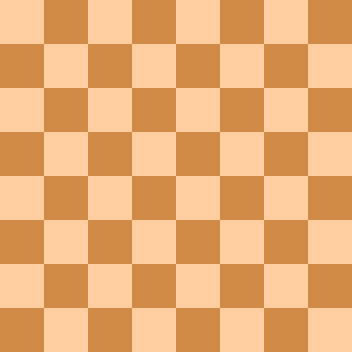
#> input picture DATA/flat_chessboard.png, 352 x 352 px
$ jupyter execute lecture2.ipynb   (shell and % lines are left out)
#> lines starting #> are read from the running program, lines starting #| are printed output that depends on the picture; after the words box and inside, x2 and y2 are one past the last pixel; in counts of white or black regions, pixels touching at a corner belong together
[cell 1]
import cv2
import numpy as np
import matplotlib.pyplot as plt

[cell 2]
flat_chess=cv2.imread(r'../DATA/flat_chessboard.png')
#> flat_chess is the input picture: shape (352, 352, 3); mean B, G, R 114.5, 172.5, 232
flat_chess=cv2.cvtColor(flat_chess,cv2.COLOR_BGR2RGB)

[cell 3]
plt.imshow(flat_chess)

[cell 4]
gray_flat_chess=cv2.cvtColor(flat_chess,cv2.COLOR_BGR2GRAY)
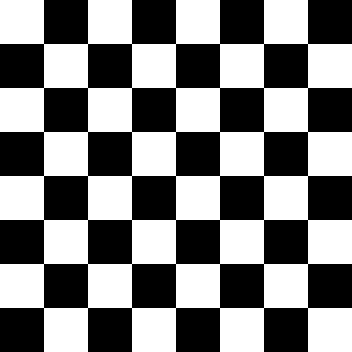
#> gray_flat_chess: shape (352, 352); values 127 (black) and 197 (white), 50% white; 1 white region, box (x1, y1, x2, y2) and area: (0, 0, 352, 352) 61952

[cell 5]
plt.imshow(gray_flat_chess,cmap='gray')

[cell 6]
real_chess=cv2.imread(r'../DATA/real_chessboard.jpg')
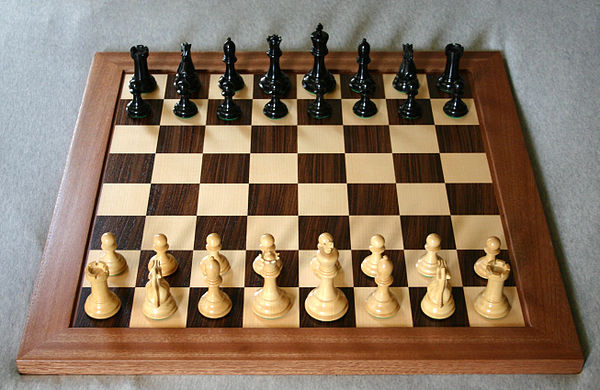
#> input picture DATA/real_chessboard.jpg, 600 x 390 px
#> real_chess is the input picture: shape (390, 600, 3); mean B, G, R 98.1, 117.7, 137.5
real_chess=cv2.cvtColor(real_chess,cv2.COLOR_BGR2RGB)

[cell 7]
plt.imshow(real_chess)

[cell 8]
gray_real_chess=cv2.cvtColor(real_chess,cv2.COLOR_BGR2GRAY)
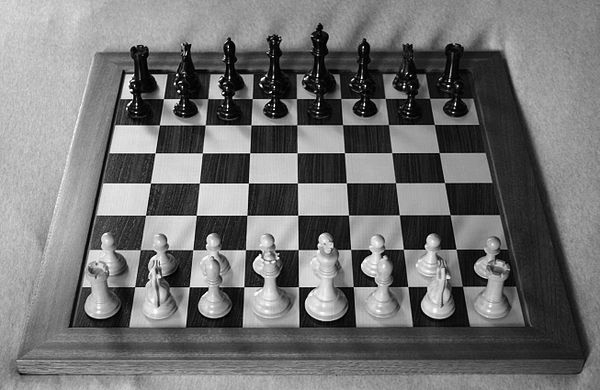
#> gray_real_chess: shape (390, 600); min 0, max 255, mean 114.1
plt.imshow(gray_real_chess,cmap='gray')

[cell 9]
gray = np.float32(gray_flat_chess)

[cell 10]
gray

[cell 11]
dst=cv2.cornerHarris(src=gray,blockSize=2,ksize=3,k=0.04)

[cell 12]
dst=cv2.dilate(dst,None)
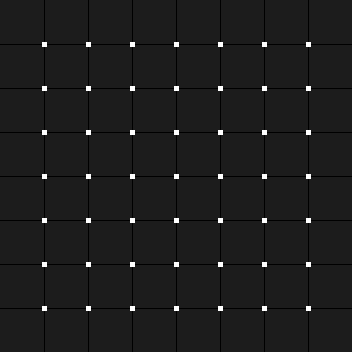
#> dst: shape (352, 352) float32; min -240100, max 1875781.2, mean 9945.3; drawn with min black and max white

[cell 13]
flat_chess[dst>0.01*dst.max()] = [255,0,0] #RGB
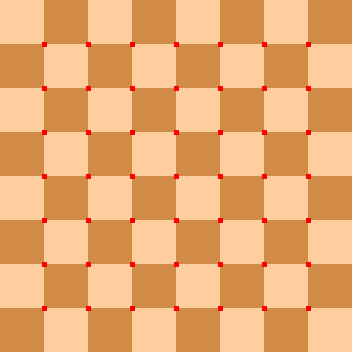
#> flat_chess: shape (352, 352, 3); mean R, G, B 232.2, 170.8, 113.4

[cell 14]
plt.imshow(flat_chess)

[cell 15]
gray=np.float32(gray_real_chess)
#> gray: shape (390, 600) float32
dst=cv2.cornerHarris(src=gray,blockSize=2,ksize=3,k=0.04)
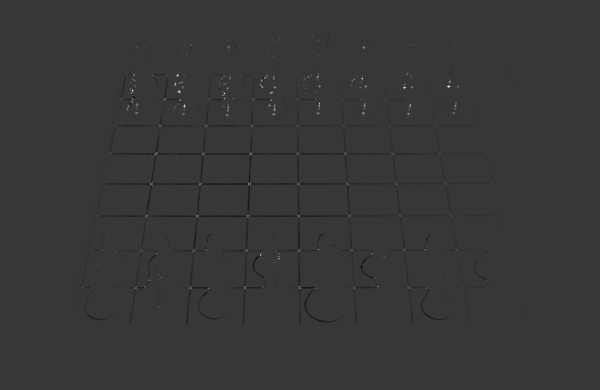
#> dst: shape (390, 600) float32; min -86200656, max 311296704, mean -362415.7; drawn with min black and max white

[cell 16]
dst=cv2.dilate(dst,None)
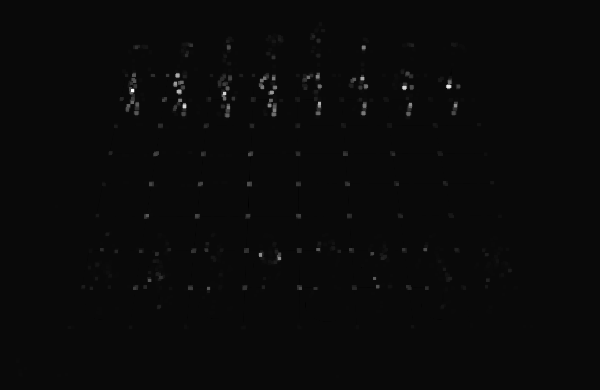
#> dst: shape (390, 600) float32; min -12255999, max 311296704, mean 1100786.9; drawn with min black and max white

[cell 17]
real_chess[dst > 0.01*dst.max()] = [255,0,0]
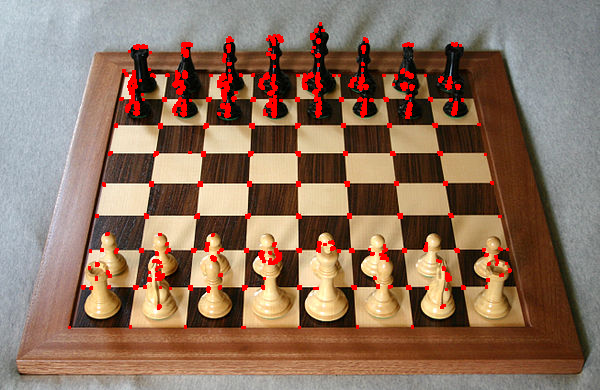
#> real_chess: shape (390, 600, 3); mean R, G, B 142.2, 114.9, 95.9

[cell 18]
plt.imshow(real_chess)

[cell 19]
real_chess = cv2.imread(r'../DATA/real_chessboard.jpg')
real_chess=cv2.cvtColor(real_chess,cv2.COLOR_BGR2RGB)

flat_chess = cv2.imread(r'../DATA/flat_chessboard.png')
flat_chess=cv2.cvtColor(flat_chess,cv2.COLOR_BGR2RGB)

gray_flat_chess=cv2.cvtColor(flat_chess,cv2.COLOR_BGR2GRAY)
gray_real_chess=cv2.cvtColor(real_chess,cv2.COLOR_BGR2GRAY)

[cell 20]
corners=cv2.goodFeaturesToTrack(gray_flat_chess,64,0.01,10)
#> corners = 49 rows, first 8: [308, 308], [264, 308], [220, 308], [176, 308], [132, 308], [88, 308], [44, 308], [308, 264]

[cell 21]
corners
#> Out has the same summary as corners

[cell 22]
corners = np.int0(corners)

[cell 23]
for i in corners:
    x,y=i.ravel()
    cv2.circle(flat_chess,(x,y),3,(255,0,0),-1)
#> this loop made 49 passes
#> (x, y) on passes 1 to 12: (308, 308), (264, 308), (220, 308), (176, 308), (132, 308), (88, 308), (44, 308), (308, 264), (264, 264), (220, 264), (176, 264), (132, 264)
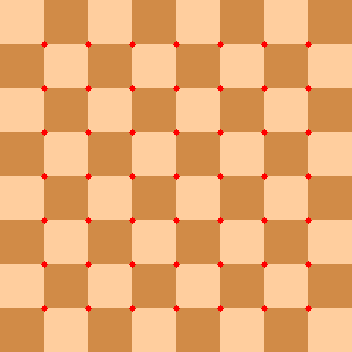
#> flat_chess: shape (352, 352, 3); mean R, G, B 232.3, 170.5, 113.2

[cell 24]
plt.imshow(flat_chess)

[cell 25]
corners=cv2.goodFeaturesToTrack(gray_real_chess,80,0.01,10)
#> corners = 80 rows, first 8: [178, 91], [132, 90], [448, 86], [177, 75], [183, 105], [403, 87], [274, 109], [248, 183]

[cell 26]
corners=np.int0(corners)

[cell 27]
for i in corners:
    x,y=i.ravel()
    cv2.circle(real_chess,(x,y),3,(255,0,0),-1)
#> this loop made 80 passes
#> (x, y) on passes 1 to 12: (178, 91), (132, 90), (448, 86), (177, 75), (183, 105), (403, 87), (274, 109), (248, 183), (278, 258), (223, 92), (154, 154), (261, 80)
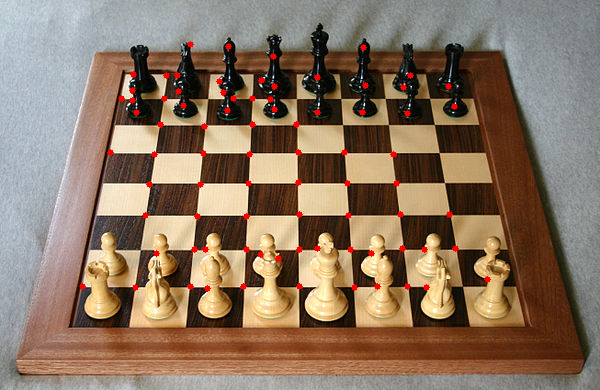
#> real_chess: shape (390, 600, 3); mean R, G, B 138.9, 116.7, 97.3
